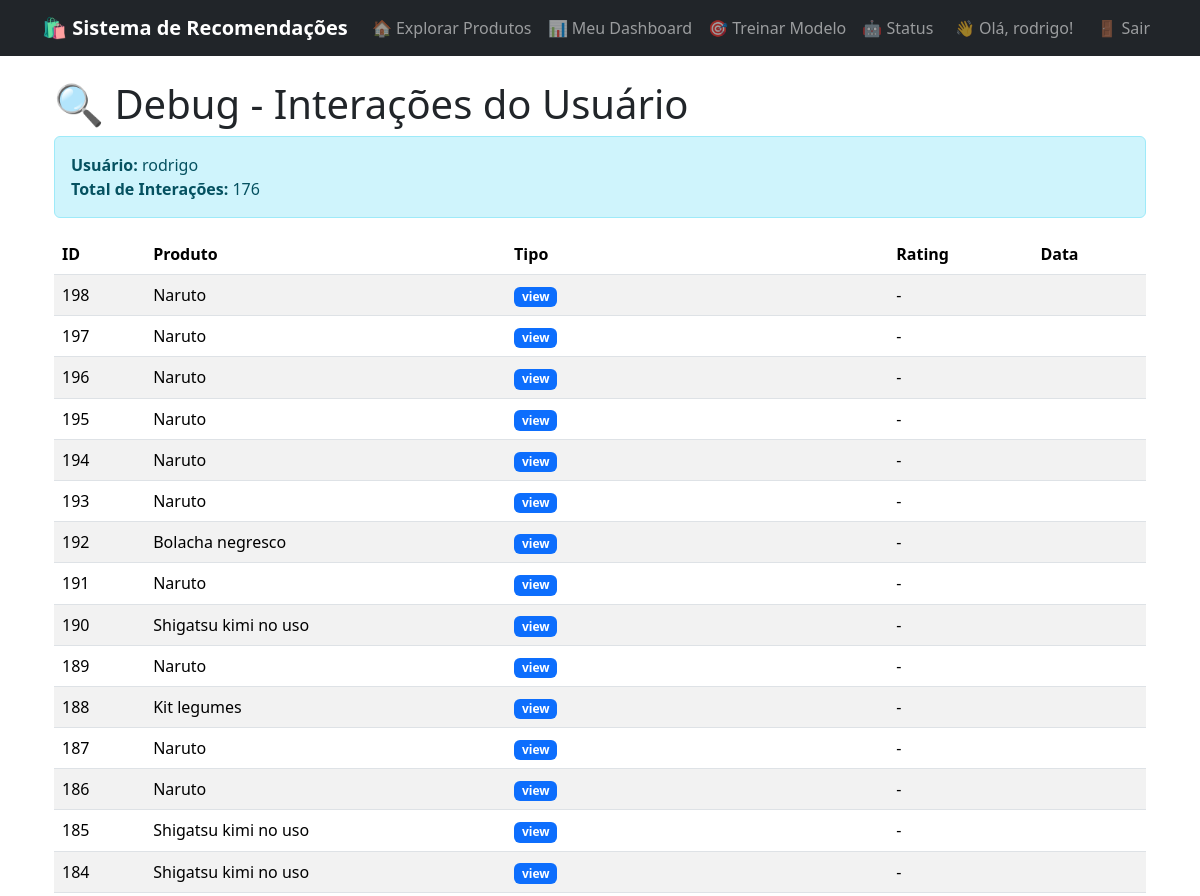
Before: /debug/interactions/ (signed in, upper part) with the older database file.
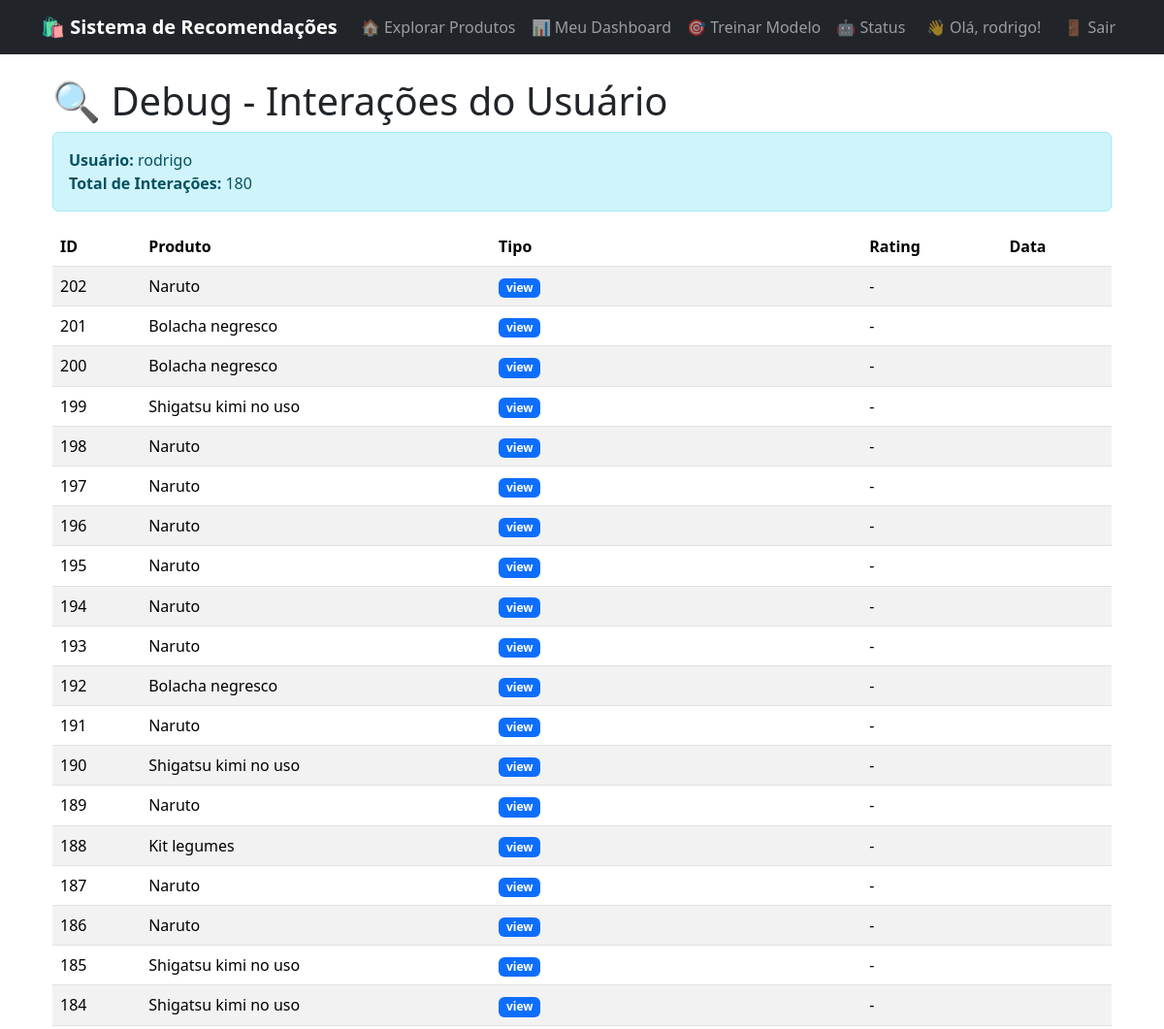
After: the same page with the newer database file.
### recommendations/models.py (models this page shows, shortened)
class UserInteraction(models.Model):
    INTERACTION_TYPES = [
        ('view', 'Visualização'),
        ('click', 'Clique'),
        ('purchase', 'Compra'),
        ('rating', 'Avaliação'),
    ]
    user = models.ForeignKey(User, on_delete=models.CASCADE, verbose_name="Usuário")
    product = models.ForeignKey(Product, on_delete=models.CASCADE, verbose_name="Produto")
    interaction_type = models.CharField(
        max_length=20,
        choices=INTERACTION_TYPES,
        verbose_name="Tipo de Interação"
    )
    rating = models.IntegerField(null=True, blank=True, verbose_name="Avaliação (1-5)")
    timestamp = models.DateTimeField(auto_now_add=True, verbose_name="Data/Hora")
    class Meta:
        verbose_name = "Interação do Usuário"
        verbose_name_plural = "Interações dos Usuários"
        ordering = ['-timestamp']

class Product(models.Model):
    name = models.CharField(max_length=200, verbose_name="Nome")
    description = models.TextField(verbose_name="Descrição")
    category = models.CharField(max_length=100, verbose_name="Categoria")
    price = models.DecimalField(max_digits=10, decimal_places=2, verbose_name="Preço")
    image_url = models.URLField(blank=True, null=True, verbose_name="URL da Imagem")
    features = models.JSONField(default=dict, blank=True)
    created_at = models.DateTimeField(auto_now_add=True)
    updated_at = models.DateTimeField(auto_now=True)
    class Meta:
        verbose_name = "Produto"
        verbose_name_plural = "Produtos"
        ordering = ['-created_at']

### recommendations/views.py (the view)
# urls.py: path('debug/interactions/', views.debug_interactions, name='debug_interactions'),
@login_required
def debug_interactions(request):
    user_interactions = UserInteraction.objects.filter(user=request.user).select_related('product')
    print(f"🔍 DEBUG - Usuário: {request.user}")
    print(f"🔍 DEBUG - Total de interações: {user_interactions.count()}")
    for interaction in user_interactions:
        print(f"  - Produto: {interaction.product.name} | Tipo: {interaction.interaction_type} | Rating: {interaction.rating} | Data: {interaction.timestamp}")
    context = {
        'interactions': user_interactions,
        'total_count': user_interactions.count(),
    }
    return render(request, 'recommendations/debug_interactions.html', context)

### templates/recommendations/debug_interactions.html (shortened to what this page needs)
{% extends 'recommendations/base.html' %}
{% block content %}
<div class="container">
    <h1>🔍 Debug - Interações do Usuário</h1>
    <div class="alert alert-info">
        <strong>Usuário:</strong> {{ user.username }}<br>
        <strong>Total de Interações:</strong> {{ total_count }}
    </div>
    {% if interactions %}
    <table class="table table-striped">
        <thead>
            <tr>
                <th>ID</th>
                <th>Produto</th>
                <th>Tipo</th>
                <th>Rating</th>
                <th>Data</th>
            </tr>
        </thead>
        <tbody>
            {% for interaction in interactions %}
            <tr>
                <td>{{ interaction.id }}</td>
                <td>{{ interaction.product.name }}</td>
                <td>
                    <span class="badge bg-primary">{{ interaction.interaction_type }}</span>
                </td>
                <td>
                    {% if interaction.rating %}
                    {{ interaction.rating }} ⭐
                    {% else %}
                    -
                    {% endif %}
                </td>
                <td>{{ interaction.created_at }}</td>
            </tr>
            {% endfor %}
        </tbody>
    </table>
    {% else %}
    <div class="alert alert-warning">
        ❌ Nenhuma interação encontrada para este usuário.
    </div>
    {% endif %}
</div>
{% endblock %}

### templates/recommendations/base.html (shortened to what this page needs)
<!DOCTYPE html>
<html lang="pt-br">
<head>
    {% load django_bootstrap5 %}
    {% bootstrap_css %}
</head>
<body>
    <nav class="navbar navbar-expand-lg navbar-dark bg-dark">
        <div class="container">
            <a class="navbar-brand" href="{% url 'recommendations:product_explorer' %}">
                🛍️ Sistema de Recomendações
            </a>
            <div class="collapse navbar-collapse" id="navbarNav">
                <div class="navbar-nav me-auto">
                    <a class="nav-link" href="{% url 'recommendations:product_explorer' %}">🏠 Explorar Produtos</a>
                    <a class="nav-link" href="{% url 'recommendations:user_dashboard' %}">📊 Meu Dashboard</a>
                    <a class="nav-link" href="{% url 'recommendations:train_recommender' %}">🎯 Treinar Modelo</a>
                    <a class="nav-link" href="{% url 'recommendations:model_status' %}">🤖 Status</a>
                </div>
                <div class="navbar-nav">
                    {% if user.is_authenticated %}
                        <span class="navbar-text me-3">👋 Olá, {{ user.username }}!</span>
                        <a class="nav-link" href="{% url 'admin:logout' %}">🚪 Sair</a>
                    {% else %}
                        <a class="nav-link" href="{% url 'admin:login' %}">🔑 Login</a>
                    {% endif %}
                </div>
            </div>
        </div>
    </nav>
    <div class="container mt-4">
        {% block content %}{% endblock %}
    </div>
</body>
</html>

### templates/recommendations/base.html (style rules this page uses)
.navbar-brand { font-weight: bold; }

Changed rows visible on the page:
added UserInteraction: id "202", product.name "Naruto", interaction_type "view"
added UserInteraction: id "201", product.name "Bolacha negresco", interaction_type "view"
added UserInteraction: id "200", product.name "Bolacha negresco", interaction_type "view"
added UserInteraction: id "199", product.name "Shigatsu kimi no uso", interaction_type "view"
Other visible differences:
{{ total_count }}: "176" → "180"
